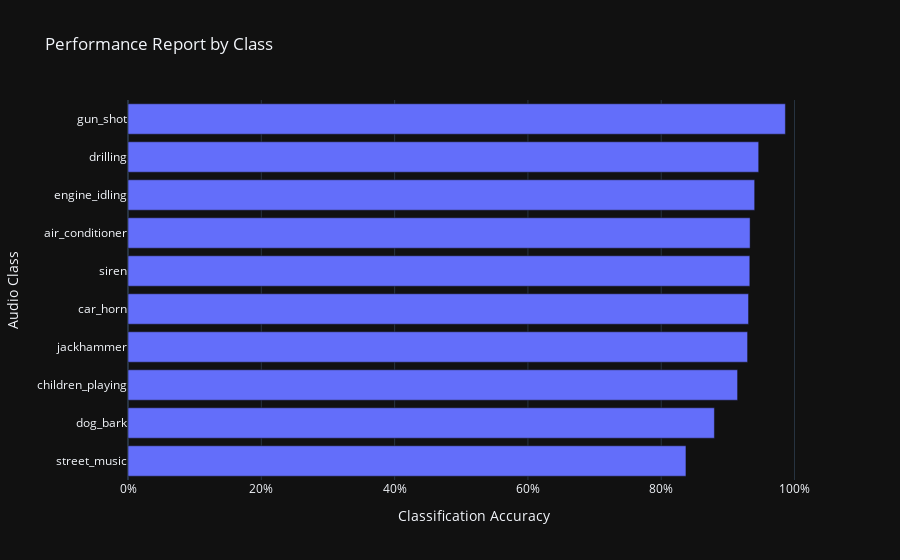

The code cell stored with this chart in its notebook:
### Markdown cell above
Performing Inference on Final Test Set:

### Code cell
preds = []
targets = []
correct = 0

class_map = {'0' : 'air_conditioner', '1' : 'car_horn', '2' : 'children_playing', '3' : 'dog_bark', '4' : 'drilling', 
                 '5' : 'engine_idling', '6' : 'gun_shot', '7' : 'jackhammer', '8' : 'siren', '9' : 'street_music'}


for batch_idx, (data, target) in enumerate(loaders_transfer['test']):
    data, target = data.cuda(), target.cuda()
    output = model(data)
    prediction = torch.argmax(output, dim=1)
    preds.append(prediction.cpu().numpy())
    targets.append(target.cpu().numpy())

targets = np.concatenate(targets)
preds = np.concatenate(preds)

results_df = pd.DataFrame(data=zip(targets,preds),columns=['target','prediction'])
results_df['correct'] = results_df['target'] == results_df['prediction']
results_df['correct'] = results_df['correct'].astype(str)
results_df = results_df.groupby(by=['target','correct'],as_index=False).count()
results_df = results_df.pivot_table(index='target',columns='correct',values='prediction').fillna(0).reset_index()
results_df['acc'] = results_df['True'] / (results_df['True']+results_df['False'])
results_df['target'] = results_df['target'].astype(str)
results_df = results_df.replace({"target":class_map})
results_df = results_df.sort_values(by=['acc'],ascending=True).reset_index()

total = sum(results_df['True']) + sum(results_df['False'])
correct = sum(results_df['True'])

fig = px.bar(results_df,x="acc",y="target",orientation='h', template='plotly_dark',
           labels={"acc":"Classification Accuracy",
           'target' : 'Audio Class'
           },
           title='Performance Report by Class')

fig.layout.showlegend = False
fig.update_layout(xaxis_tickformat="2%")

print("Final Test Accuracy: {} ({} / {})".format(
   correct/total,
   correct,
   total
))

fig.show(), results_df

### Figure 1 — Plotly figure (JSON) as saved in the notebook; plotly's stock layout.template omitted (floating-point values rounded to 4 significant figures)
{"data": [{"alignmentgroup": "True", "hovertemplate": "Classification Accuracy=%{x}<br>Audio Class=%{y}<extra></extra>", "legendgroup": "", "marker": {"color": "#636efa", "pattern": {"shape": ""}}, "name": "", "offsetgroup": "", "orientation": "h", "showlegend": false, "textposition": "auto", "type": "bar", "x": [0.8371, 0.8798, 0.9146, 0.9296, 0.931, 0.9329, 0.9333, 0.9402, 0.9462, 0.9863], "xaxis": "x", "y": ["street_music", "dog_bark", "children_playing", "jackhammer", "car_horn", "siren", "air_conditioner", "engine_idling", "drilling", "gun_shot"], "yaxis": "y"}], "layout": {"barmode": "relative", "legend": {"tracegroupgap": 0}, "showlegend": false, "title": {"text": "Performance Report by Class"}, "xaxis": {"anchor": "y", "domain": [0, 1], "tickformat": "2%", "title": {"text": "Classification Accuracy"}}, "yaxis": {"anchor": "x", "domain": [0, 1], "title": {"text": "Audio Class"}}}}
